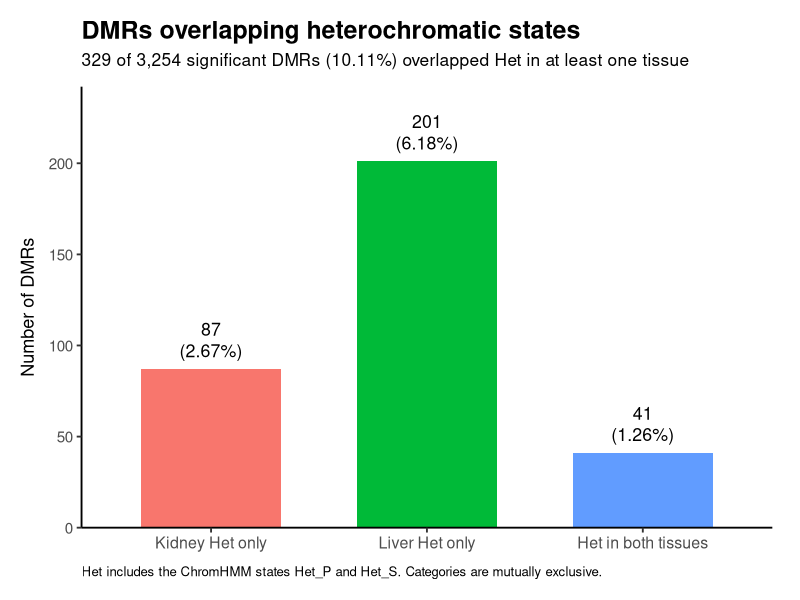
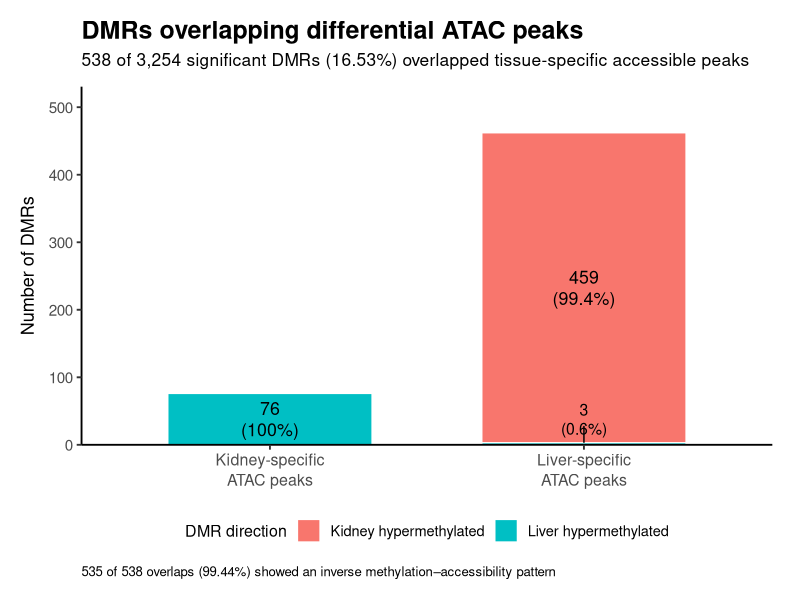
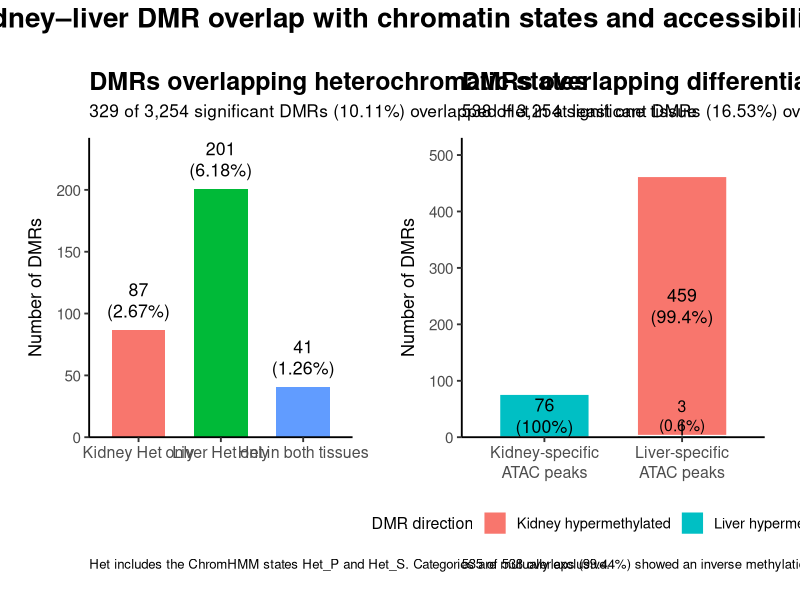
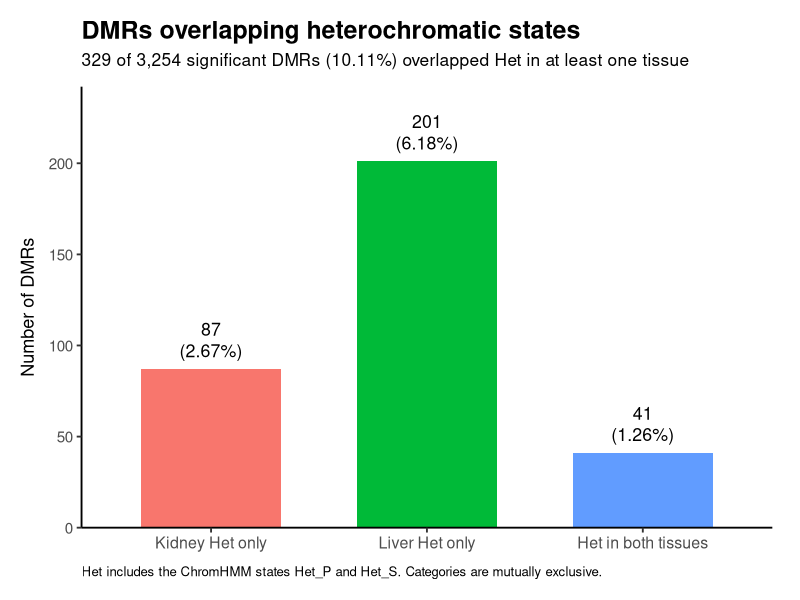
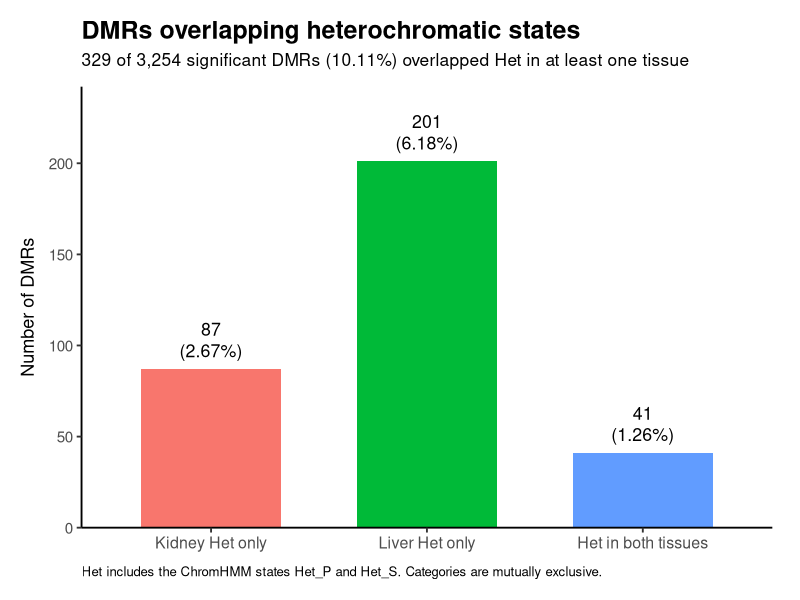
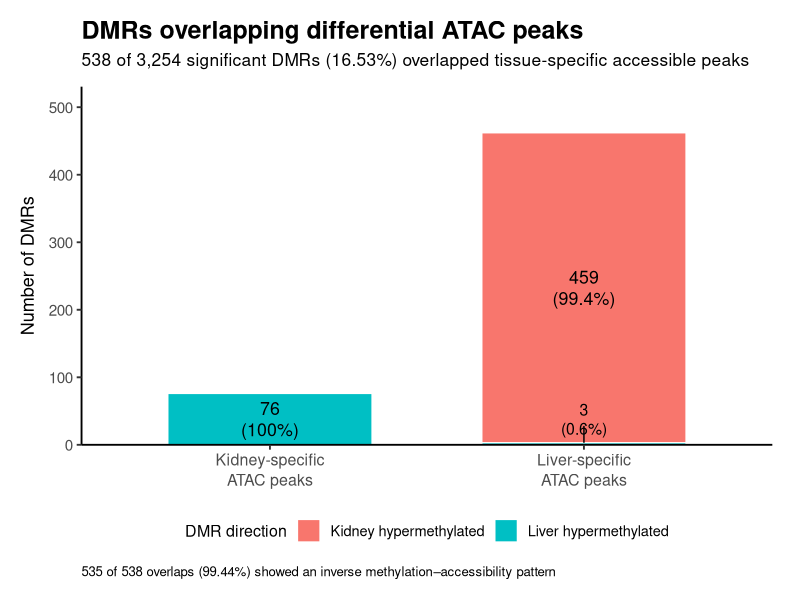
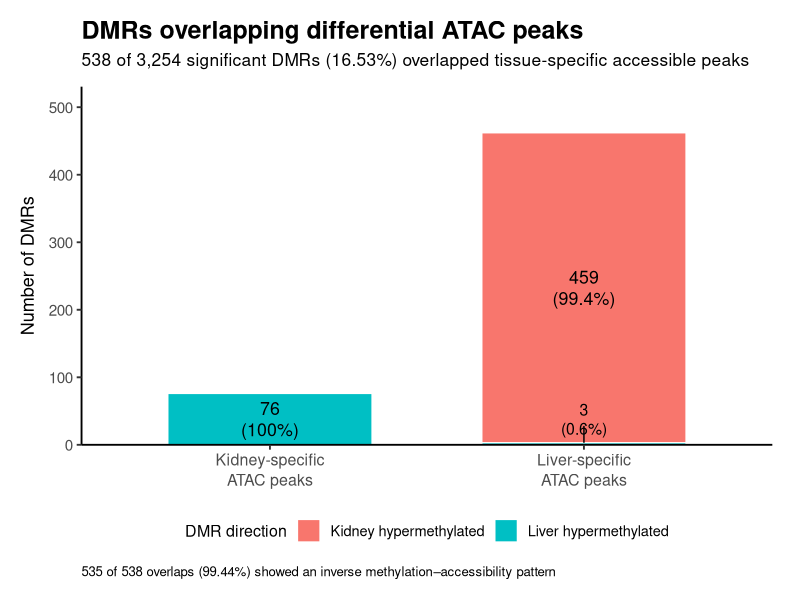
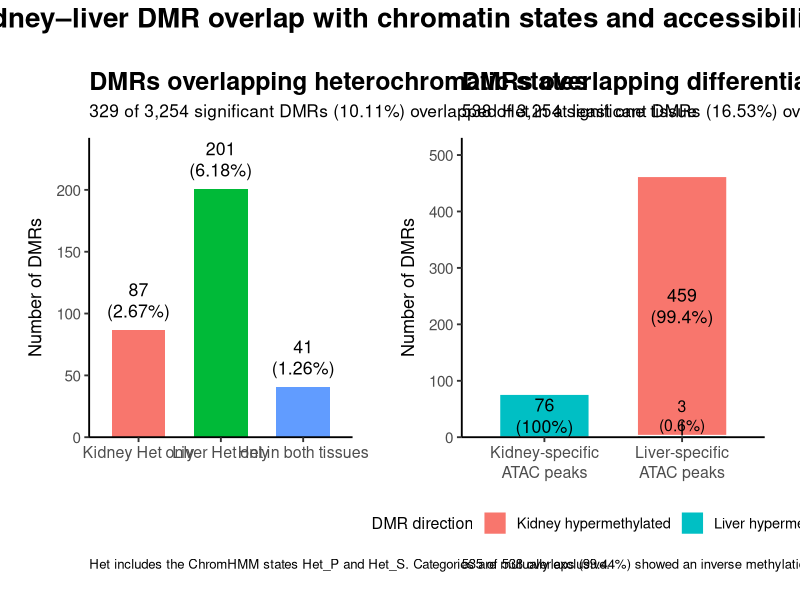

Recreate these plots in R, in order.
library(ggplot2)

# ============================================================
# Integrative Task 4
# Plot 1: DMR overlap with heterochromatin
# Plot 2: DMR overlap with differential ATAC peaks
# ============================================================

total_dmrs <- 3254

# ============================================================
# PLOT 1 — DMR overlap with ChromHMM Het states
# ============================================================

het_data <- data.frame(
  Het_category = c(
    "Kidney Het only",
    "Liver Het only",
    "Het in both tissues"
  ),
  count = c(
    87,   # 128 kidney Het minus 41 shared
    201,  # 242 liver Het minus 41 shared
    41
  )
)

het_data$percentage <- 100 * het_data$count / total_dmrs

het_data$label <- paste0(
  het_data$count,
  "\n(",
  sprintf("%.2f", het_data$percentage),
  "%)"
)

het_data$Het_category <- factor(
  het_data$Het_category,
  levels = c(
    "Kidney Het only",
    "Liver Het only",
    "Het in both tissues"
  )
)

plot_het <- ggplot(
  het_data,
  aes(
    x = Het_category,
    y = count,
    fill = Het_category
  )
) +
  geom_col(
    width = 0.65,
    show.legend = FALSE
  ) +
  geom_text(
    aes(label = label),
    vjust = -0.35,
    size = 4.5,
    lineheight = 1
  ) +
  scale_y_continuous(
    limits = c(0, 235),
    breaks = seq(0, 200, 50),
    expand = expansion(mult = c(0, 0.03))
  ) +
  labs(
    title = "DMRs overlapping heterochromatic states",
    subtitle = paste0(
      "329 of 3,254 significant DMRs (10.11%) ",
      "overlapped Het in at least one tissue"
    ),
    x = NULL,
    y = "Number of DMRs",
    caption = paste0(
      "Het includes the ChromHMM states Het_P and Het_S. ",
      "Categories are mutually exclusive."
    )
  ) +
  theme_classic(base_size = 14) +
  theme(
    plot.title = element_text(
      size = 18,
      face = "bold",
      margin = margin(b = 6)
    ),
    plot.subtitle = element_text(
      size = 12.5,
      lineheight = 1.05,
      margin = margin(b = 12)
    ),
    axis.title.y = element_text(
      size = 13,
      margin = margin(r = 8)
    ),
    axis.text.x = element_text(
      size = 11.5,
      lineheight = 1.05
    ),
    axis.text.y = element_text(size = 11),
    plot.caption = element_text(
      size = 9.5,
      hjust = 0,
      margin = margin(t = 10)
    ),
    plot.margin = margin(
      t = 15,
      r = 20,
      b = 15,
      l = 15
    )
  )

# ============================================================
# PLOT 2 — DMR overlap with tissue-specific ATAC peaks
# ============================================================

atac_data <- data.frame(
  ATAC_peak_type = c(
    "Kidney-specific",
    "Kidney-specific",
    "Liver-specific",
    "Liver-specific"
  ),
  DMR_direction = c(
    "Kidney hypermethylated",
    "Liver hypermethylated",
    "Kidney hypermethylated",
    "Liver hypermethylated"
  ),
  count = c(
    0,
    76,
    459,
    3
  )
)

atac_data$ATAC_peak_type <- factor(
  atac_data$ATAC_peak_type,
  levels = c(
    "Kidney-specific",
    "Liver-specific"
  )
)

atac_data$DMR_direction <- factor(
  atac_data$DMR_direction,
  levels = c(
    "Kidney hypermethylated",
    "Liver hypermethylated"
  )
)

# Percentages within each ATAC peak group
atac_data$percentage <- ave(
  atac_data$count,
  atac_data$ATAC_peak_type,
  FUN = function(x) 100 * x / sum(x)
)

# Labels for the main segments
atac_data$label <- ifelse(
  atac_data$count > 0,
  paste0(
    atac_data$count,
    "\n(",
    sprintf("%.1f", atac_data$percentage),
    "%)"
  ),
  ""
)

# Replace 100.0% with 100%
atac_data$label[
  atac_data$percentage == 100
] <- paste0(
  atac_data$count[
    atac_data$percentage == 100
  ],
  "\n(100%)"
)

# Data for the two large labels
large_atac_labels <- atac_data[
  atac_data$count >= 10,
]

# Manually define their vertical positions
large_atac_labels$label_y <- c(
  38,      # 76-DMR segment
  232.5    # centre of the 459-DMR segment above the 3-DMR segment
)

# Small exceptional group
small_atac_label <- atac_data[
  atac_data$ATAC_peak_type == "Liver-specific" &
    atac_data$DMR_direction == "Liver hypermethylated",
]

plot_atac <- ggplot(
  atac_data,
  aes(
    x = ATAC_peak_type,
    y = count,
    fill = DMR_direction
  )
) +
  geom_col(
    width = 0.65,
    color = "white",
    linewidth = 0.4
  ) +

  # Labels for 76 and 459
  geom_text(
    data = large_atac_labels,
    aes(
      y = label_y,
      label = label
    ),
    size = 4.5,
    lineheight = 1
  ) +

  # Label for the small group of 3 DMRs
  geom_segment(
    data = small_atac_label,
    aes(
      x = ATAC_peak_type,
      xend = ATAC_peak_type,
      y = count,
      yend = 28
    ),
    inherit.aes = FALSE,
    linewidth = 0.5
  ) +
  geom_text(
    data = small_atac_label,
    aes(
      x = ATAC_peak_type,
      y = 38,
      label = "3\n(0.6%)"
    ),
    inherit.aes = FALSE,
    size = 4,
    lineheight = 1
  ) +

  scale_fill_manual(
    values = c(
      "Kidney hypermethylated" = "#F8766D",
      "Liver hypermethylated" = "#00BFC4"
    )
  ) +

  scale_x_discrete(
    labels = c(
      "Kidney-specific" =
        "Kidney-specific\nATAC peaks",
      "Liver-specific" =
        "Liver-specific\nATAC peaks"
    )
  ) +

  scale_y_continuous(
    limits = c(0, 520),
    breaks = seq(0, 500, 100),
    expand = expansion(mult = c(0, 0.02))
  ) +

  labs(
    title = "DMRs overlapping differential ATAC peaks",
    subtitle = paste0(
      "538 of 3,254 significant DMRs (16.53%) ",
      "overlapped tissue-specific accessible peaks"
    ),
    x = NULL,
    y = "Number of DMRs",
    fill = "DMR direction",
    caption = paste0(
      "535 of 538 overlaps (99.44%) showed an inverse ",
      "methylation–accessibility pattern"
    )
  ) +

  coord_cartesian(clip = "off") +

  theme_classic(base_size = 14) +
  theme(
    plot.title = element_text(
      size = 18,
      face = "bold",
      margin = margin(b = 6)
    ),
    plot.subtitle = element_text(
      size = 12.5,
      lineheight = 1.05,
      margin = margin(b = 12)
    ),
    axis.title.y = element_text(
      size = 13,
      margin = margin(r = 8)
    ),
    axis.text.x = element_text(
      size = 11.5,
      lineheight = 1.05
    ),
    axis.text.y = element_text(size = 11),
    legend.position = "bottom",
    legend.title = element_text(size = 11.5),
    legend.text = element_text(size = 10.5),
    plot.caption = element_text(
      size = 9.5,
      hjust = 0,
      margin = margin(t = 10)
    ),
    plot.margin = margin(
      t = 15,
      r = 20,
      b = 15,
      l = 15
    )
  )

# ============================================================
# Display plots
# ============================================================

print(plot_het)
print(plot_atac)

# ============================================================
# Save individual plots
# ============================================================

ggsave(
  filename = "task4_plot1_DMR_Het_overlap.png",
  plot = plot_het,
  width = 8,
  height = 6,
  units = "in",
  dpi = 300,
  bg = "white"
)

ggsave(
  filename = "task4_plot1_DMR_Het_overlap.pdf",
  plot = plot_het,
  width = 8,
  height = 6,
  units = "in",
  bg = "white"
)

ggsave(
  filename = "task4_plot2_DMR_ATAC_overlap.png",
  plot = plot_atac,
  width = 8,
  height = 6,
  units = "in",
  dpi = 300,
  bg = "white"
)

ggsave(
  filename = "task4_plot2_DMR_ATAC_overlap.pdf",
  plot = plot_atac,
  width = 8,
  height = 6,
  units = "in",
  bg = "white"
)

# ============================================================
# Optional: combine both plots into one presentation figure
# ============================================================

if (requireNamespace("patchwork", quietly = TRUE)) {

  combined_plot <- (
    plot_het + plot_atac
  ) +
    patchwork::plot_layout(
      widths = c(1, 1.15)
    ) +
    patchwork::plot_annotation(
      title = paste0(
        "Kidney–liver DMR overlap with chromatin states ",
        "and accessibility"
      ),
      theme = theme(
        plot.title = element_text(
          size = 20,
          face = "bold",
          hjust = 0.5,
          margin = margin(b = 12)
        )
      )
    )

  print(combined_plot)

  ggsave(
    filename = "task4_two_panel_figure.png",
    plot = combined_plot,
    width = 15,
    height = 7,
    units = "in",
    dpi = 300,
    bg = "white"
  )

  ggsave(
    filename = "task4_two_panel_figure.pdf",
    plot = combined_plot,
    width = 15,
    height = 7,
    units = "in",
    bg = "white"
  )

  cat("\nCombined two-panel figure created.\n")

} else {

  cat(
    "\nThe two individual plots were created successfully.\n",
    "The package 'patchwork' was not available, so the ",
    "combined figure was not created.\n",
    sep = ""
  )
}

cat("\nFiles created:\n")
cat("task4_plot1_DMR_Het_overlap.png\n")
cat("task4_plot1_DMR_Het_overlap.pdf\n")
cat("task4_plot2_DMR_ATAC_overlap.png\n")
cat("task4_plot2_DMR_ATAC_overlap.pdf\n")
